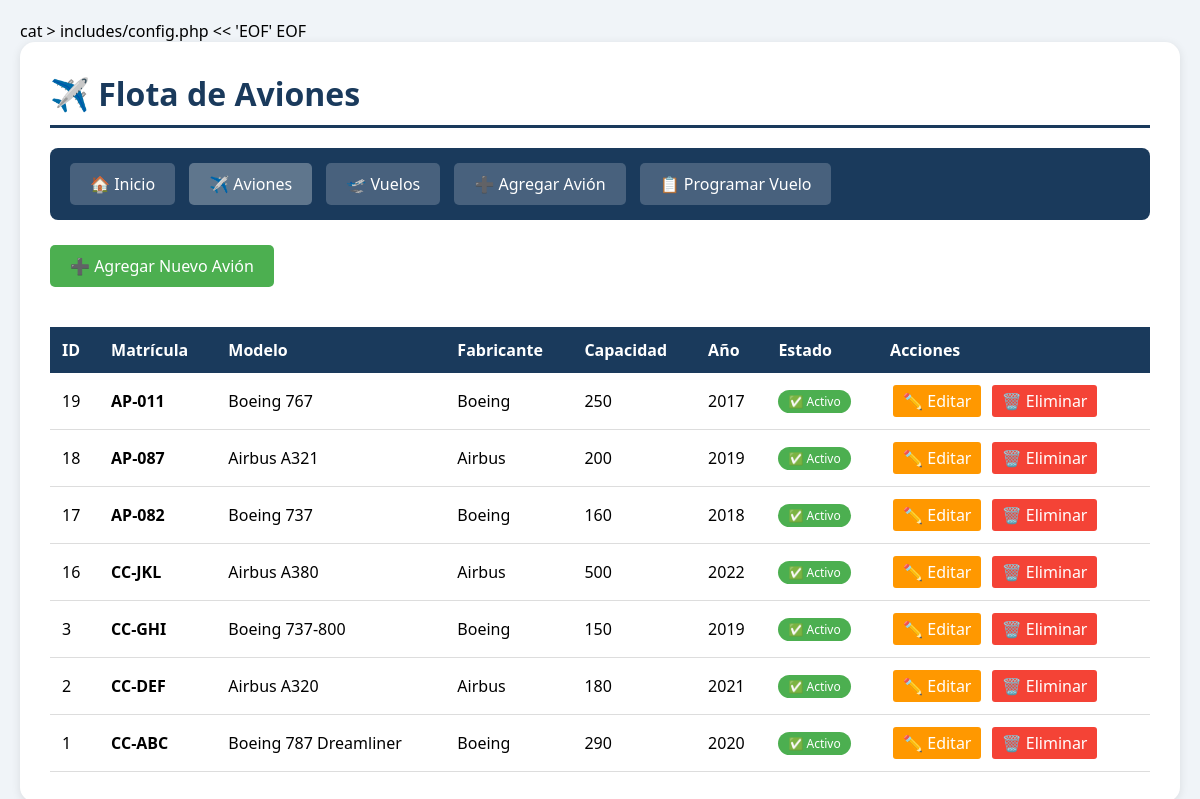
Before: /aviones_list.php (signed in) with the older database file.
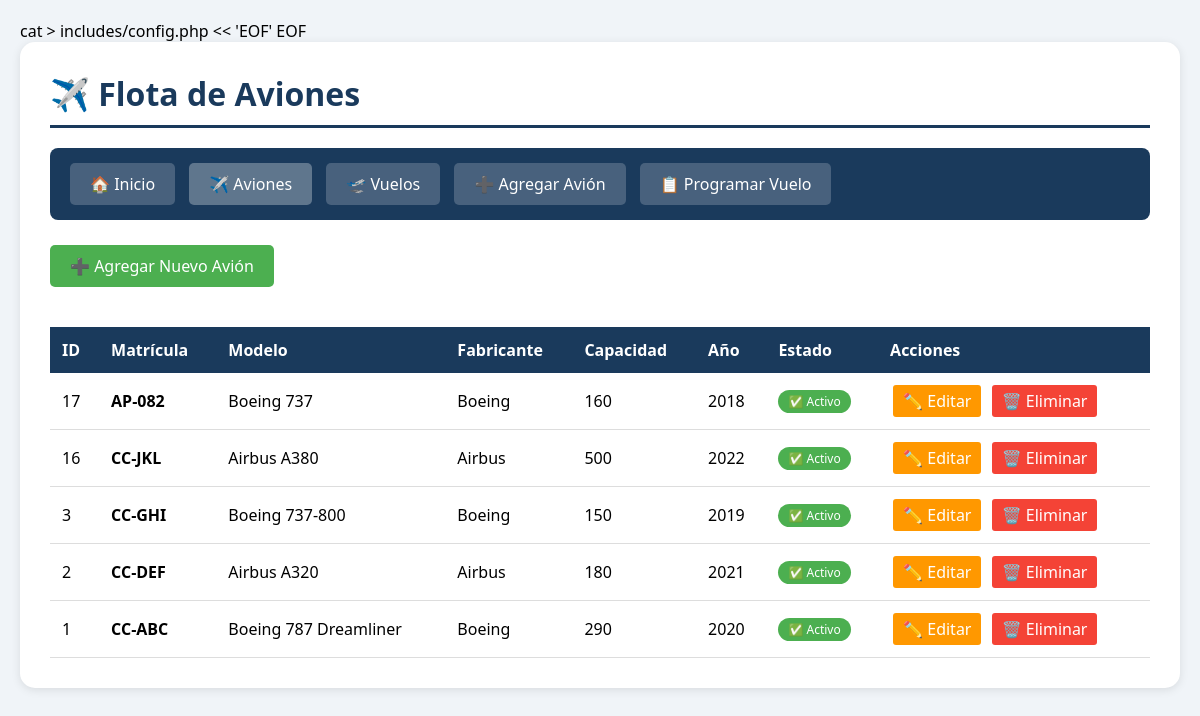
After: the same page with the newer database file.
### tables this page shows
CREATE TABLE aviones (
    id INTEGER PRIMARY KEY AUTOINCREMENT,
    matricula TEXT UNIQUE NOT NULL,
    modelo TEXT NOT NULL,
    fabricante TEXT NOT NULL,
    capacidad INTEGER NOT NULL,
    año_fabricacion INTEGER,
    estado TEXT DEFAULT 'Activo',
    fecha_registro TIMESTAMP DEFAULT CURRENT_TIMESTAMP
);

### includes/db.php (called while the page is built, shortened)
<?php
class Database {
    private static $instance = null;
    private $db;
    private function __construct() {
        $this->dbPath = __DIR__ . '/../database.db';
        try {
            $this->db = new PDO('sqlite:' . $this->dbPath);
            $this->db->setAttribute(PDO::ATTR_ERRMODE, PDO::ERRMODE_EXCEPTION);
            $this->db->setAttribute(PDO::ATTR_DEFAULT_FETCH_MODE, PDO::FETCH_ASSOC);
        } catch (PDOException $e) {
            die("❌ Error de conexión: " . $e->getMessage());
        }
    }
    public static function getInstance() {
        if (self::$instance == null) {
            self::$instance = new Database();
        }
        return self::$instance;
    }
    public function getConnection() {
        return $this->db;
    }
}
?>

### includes/crud.php (called while the page is built, shortened)
<?php
require_once __DIR__ . '/db.php';
class CRUD {
    private $db;
    public function __construct() {
        $this->db = Database::getInstance()->getConnection();
    }
    public function readAllAviones() {
        try {
            $sql = "SELECT * FROM aviones ORDER BY id DESC";
            $stmt = $this->db->query($sql);
            return $stmt->fetchAll();
        } catch (PDOException $e) {
            return [];
        }
    }
}
?>

### aviones_list.php (the view, shortened to what this page needs)
<?php
require_once 'includes/config.php';
require_once 'includes/crud.php';
$crud = new CRUD();
$aviones = $crud->readAllAviones();
?>
<!DOCTYPE html>
<html lang="es">
<head>
</head>
<body>
    <div class="container">
        <h1>✈️ Flota de Aviones</h1>
        <div class="navbar">
            <a href="index.php">🏠 Inicio</a>
            <a href="aviones_list.php" style="background:rgba(255,255,255,0.3);">✈️ Aviones</a>
            <a href="vuelos_list.php">🛫 Vuelos</a>
            <a href="aviones_create.php">➕ Agregar Avión</a>
            <a href="vuelos_create.php">📋 Programar Vuelo</a>
        </div>
        <a href="aviones_create.php" class="btn-agregar">➕ Agregar Nuevo Avión</a>
        <table>
            <thead>
                <tr>
                    <th>ID</th>
                    <th>Matrícula</th>
                    <th>Modelo</th>
                    <th>Fabricante</th>
                    <th>Capacidad</th>
                    <th>Año</th>
                    <th>Estado</th>
                    <th>Acciones</th>
                </tr>
            </thead>
            <tbody>
                <?php if (count($aviones) > 0): ?>
                    <?php foreach ($aviones as $avion): ?>
                        <tr>
                            <td><?= $avion['id'] ?></td>
                            <td><strong><?= htmlspecialchars($avion['matricula']) ?></strong></td>
                            <td><?= htmlspecialchars($avion['modelo']) ?></td>
                            <td><?= htmlspecialchars($avion['fabricante']) ?></td>
                            <td><?= $avion['capacidad'] ?></td>
                            <td><?= $avion['año_fabricacion'] ?></td>
                            <td>
                                <?php if ($avion['estado'] == 'Activo'): ?>
                                    <span class="status-activo">✅ Activo</span>
                                <?php elseif ($avion['estado'] == 'Mantenimiento'): ?>
                                    <span class="status-mantenimiento">🔧 Mantenimiento</span>
                                <?php else: ?>
                                    <span class="status-retirado">❌ Retirado</span>
                                <?php endif; ?>
                            </td>
                            <td class="acciones">
                                <a href="aviones_update.php?id=<?= $avion['id'] ?>" class="btn-editar">✏️ Editar</a>
                                <a href="aviones_delete.php?id=<?= $avion['id'] ?>" class="btn-eliminar" onclick="return confirm('¿Estás seguro de eliminar este avión?')">🗑️ Eliminar</a>
                            </td>
                        </tr>
                    <?php endforeach; ?>
                <?php endif; ?>
            </tbody>
        </table>
    </div>
</body>
</html>

Changed rows visible on the page:
removed aviones: id "19", matricula "AP-011", modelo "Boeing 767", fabricante "Boeing", capacidad "250", año_fabricacion "2017", estado "✅ Activo"
removed aviones: id "18", matricula "AP-087", modelo "Airbus A321", fabricante "Airbus", capacidad "200", año_fabricacion "2019", estado "✅ Activo"
